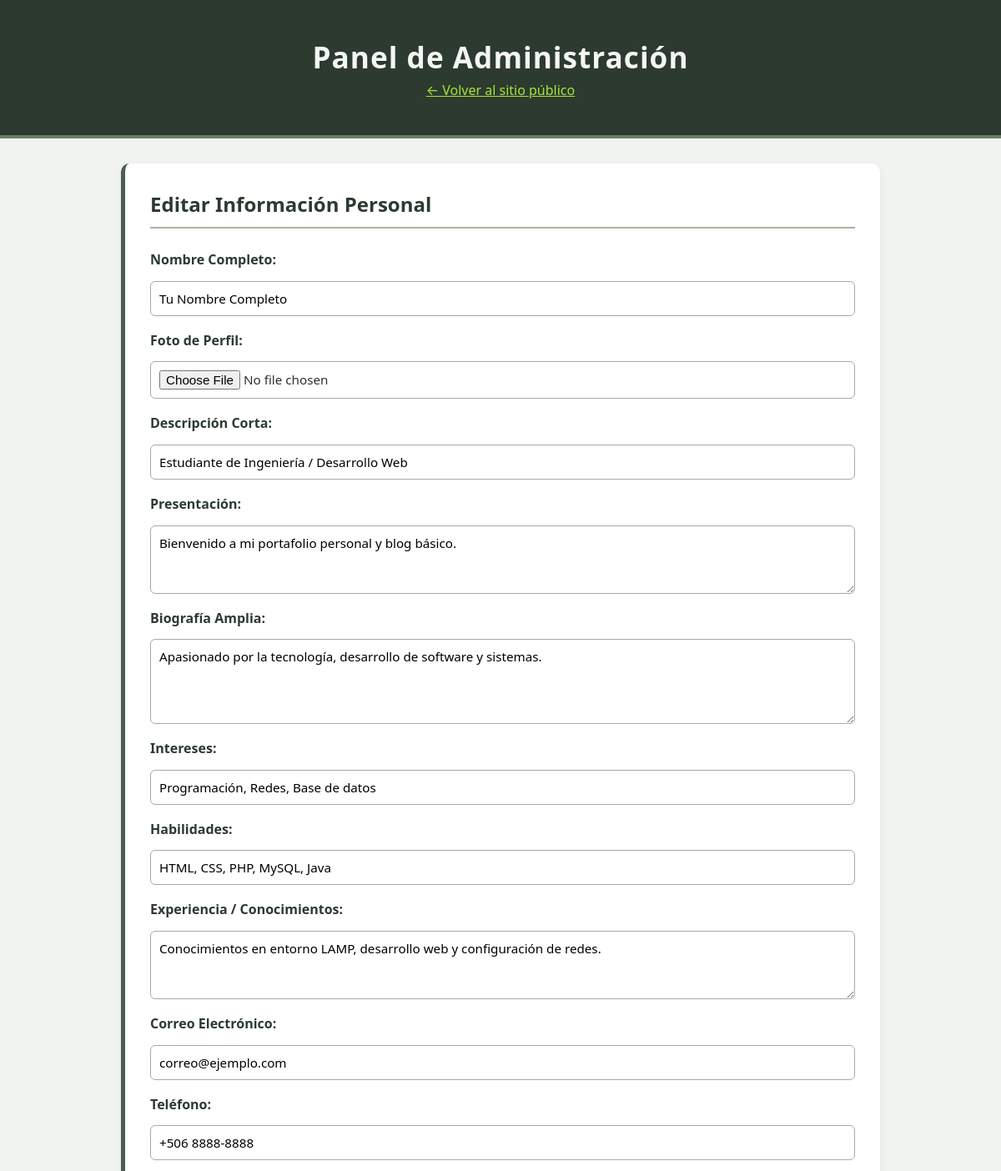
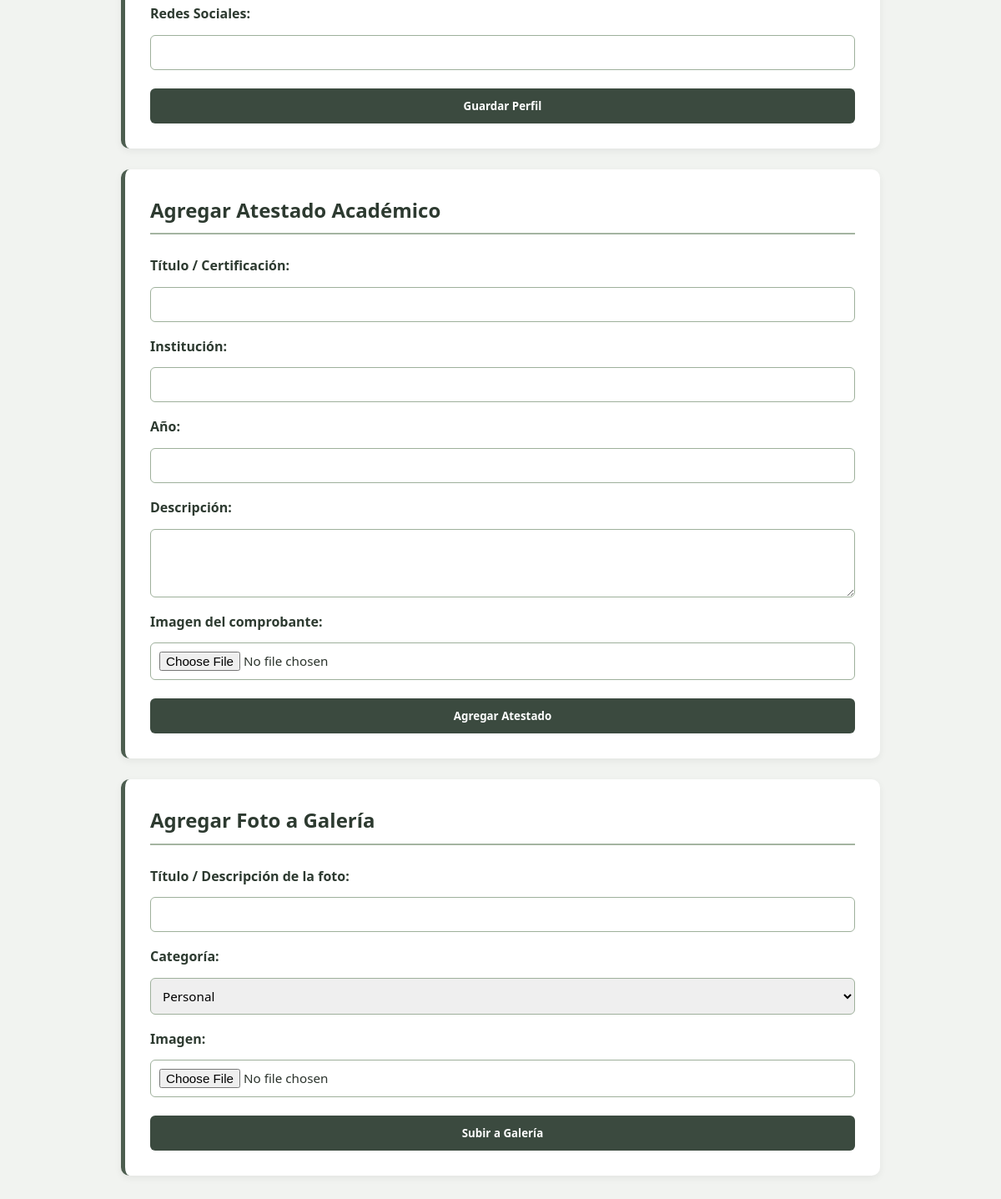
The app's page /admin.php with its own data (2 pictures, top to bottom).
### tables this page shows
CREATE TABLE IF NOT EXISTS perfil (
    id INT AUTO_INCREMENT PRIMARY KEY,
    nombre_completo VARCHAR(150) NOT NULL,
    foto_perfil VARCHAR(255) DEFAULT 'assets/perfil.jpg',
    descripcion_corta TEXT,
    presentacion TEXT,
    bio_amplia TEXT,
    intereses TEXT,
    habilidades TEXT,
    experiencia TEXT,
    email VARCHAR(100),
    telefono VARCHAR(50),
    redes_sociales TEXT
);

### admin.php (the view, shortened to what this page needs)
<?php
require_once 'conexion/conexion.php';
$perfil = $conexion->query("SELECT * FROM perfil WHERE id=1")->fetch_assoc();
?>
<!DOCTYPE html>
<html lang="es">
<head>
    <link rel="stylesheet" href="assets/estilos.css">
</head>
<body>
<header>
    <h1>Panel de Administración</h1>
    <a href="index.php" style="color: #a3e635;">← Volver al sitio público</a>
</header>
<div class="container">
    <section>
        <h2>Editar Información Personal</h2>
        <form method="POST" enctype="multipart/form-data" class="admin-form">
            <label>Nombre Completo:</label>
            <input type="text" name="nombre_completo" value="<?php echo $perfil['nombre_completo']; ?>" required>
            <label>Foto de Perfil:</label>
            <input type="file" name="foto_perfil" accept="image/*">
            <label>Descripción Corta:</label>
            <input type="text" name="descripcion_corta" value="<?php echo $perfil['descripcion_corta']; ?>">
            <label>Presentación:</label>
            <textarea name="presentacion" rows="3"><?php echo $perfil['presentacion']; ?></textarea>
            <label>Biografía Amplia:</label>
            <textarea name="bio_amplia" rows="4"><?php echo $perfil['bio_amplia']; ?></textarea>
            <label>Intereses:</label>
            <input type="text" name="intereses" value="<?php echo $perfil['intereses']; ?>">
            <label>Habilidades:</label>
            <input type="text" name="habilidades" value="<?php echo $perfil['habilidades']; ?>">
            <label>Experiencia / Conocimientos:</label>
            <textarea name="experiencia" rows="3"><?php echo $perfil['experiencia']; ?></textarea>
            <label>Correo Electrónico:</label>
            <input type="email" name="email" value="<?php echo $perfil['email']; ?>">
            <label>Teléfono:</label>
            <input type="text" name="telefono" value="<?php echo $perfil['telefono']; ?>">
            <label>Redes Sociales:</label>
            <input type="text" name="redes_sociales" value="<?php echo $perfil['redes_sociales']; ?>">
            <button type="submit" name="guardar_perfil" class="btn">Guardar Perfil</button>
        </form>
    </section>
    <section>
        <h2>Agregar Atestado Académico</h2>
        <form method="POST" enctype="multipart/form-data" class="admin-form">
            <label>Título / Certificación:</label>
            <input type="text" name="titulo" required>
            <label>Institución:</label>
            <input type="text" name="institucion" required>
            <label>Año:</label>
            <input type="text" name="anio" required>
            <label>Descripción:</label>
            <textarea name="descripcion" rows="3"></textarea>
            <label>Imagen del comprobante:</label>
            <input type="file" name="imagen" accept="image/*">
            <button type="submit" name="agregar_atestado" class="btn">Agregar Atestado</button>
        </form>
    </section>
    <section>
        <h2>Agregar Foto a Galería</h2>
        <form method="POST" enctype="multipart/form-data" class="admin-form">
            <label>Título / Descripción de la foto:</label>
            <input type="text" name="titulo_galeria">
            <label>Categoría:</label>
            <select name="categoria">
                <option value="personal">Personal</option>
            </select>
            <label>Imagen:</label>
            <input type="file" name="imagen_galeria" accept="image/*" required>
            <button type="submit" name="agregar_galeria" class="btn">Subir a Galería</button>
        </form>
    </section>
</div>
</body>
</html>

### assets/estilos.css (style rules this page uses)
* { box-sizing: border-box; margin: 0; padding: 0; font-family: 'Segoe UI', system-ui, -apple-system, sans-serif; }
body { background-color: #f1f3f0; color: #2b332c; line-height: 1.6; }
header { background: #2D3A30; color: #f4f6f4; padding: 2.5rem 1rem; text-align: center; border-bottom: 4px solid #6B7C68; }
header h1 { font-size: 2.2rem; letter-spacing: 1px; }
.container { max-width: 950px; margin: 30px auto; padding: 0 20px; }
section { background: #ffffff; padding: 30px; margin-bottom: 25px; border-radius: 10px; border-left: 5px solid #4D5E50; box-shadow: 0 3px 10px rgba(0,0,0,0.06); }
h2 { color: #2D3A30; border-bottom: 2px solid #a4b4a1; padding-bottom: 8px; margin-bottom: 20px; font-size: 1.5rem; }
.admin-form { display: flex; flex-direction: column; gap: 12px; }
.admin-form label { font-weight: 600; color: #2D3A30; margin-top: 5px; }
.admin-form input, .admin-form textarea, .admin-form select { padding: 10px; border: 1px solid #9eb09b; border-radius: 6px; font-size: 0.95rem; }
.btn { background: #3B4A3F; color: white; padding: 12px; border: none; border-radius: 6px; font-weight: bold; cursor: pointer; margin-top: 10px; transition: background 0.2s ease; }

### records on screen
perfil: nombre_completo "Tu Nombre Completo", descripcion_corta "Estudiante de Ingeniería / Desarrollo Web", presentacion "Bienvenido a mi portafolio personal y blog básico.", bio_amplia "Apasionado por la tecnología, desarrollo de software y sistemas.", intereses "Programación, Redes, Base de datos", habilidades "HTML, CSS, PHP, MySQL, Java", experiencia "Conocimientos en entorno LAMP, desarrollo web y configuración de redes.", email "correo@ejemplo.com", telefono "+506 8888-8888"
